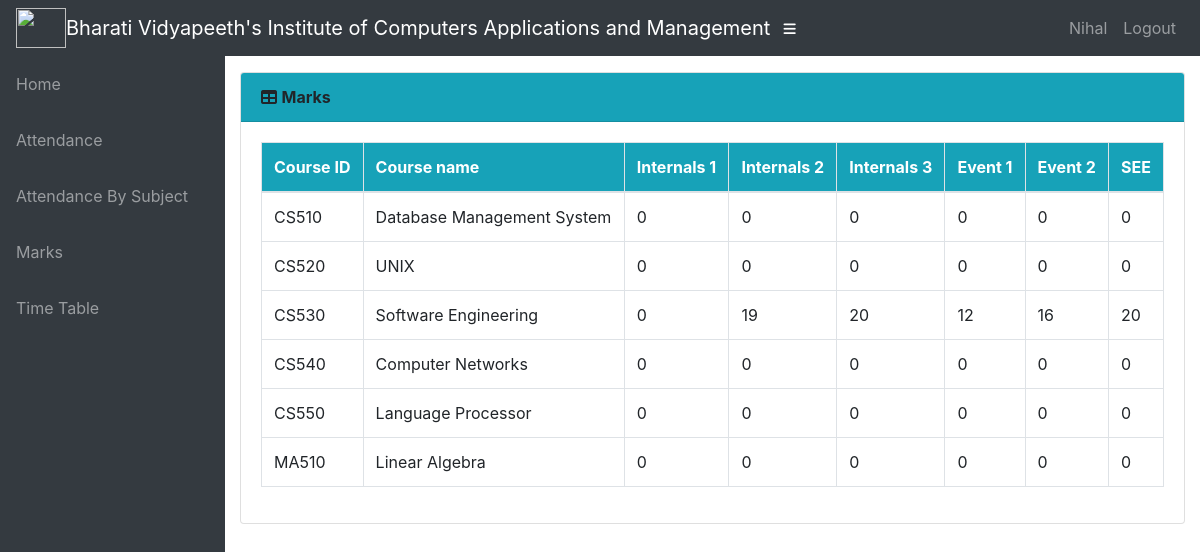
Screenshot of /info/student/CS03/marks_list/ (signed in) with the database file from the repository.
### info/models.py (models this page shows, shortened)
class User(AbstractUser):
    @property
    def is_student(self):
        if hasattr(self, 'student'):
            return True
        return False

class Student(models.Model):
    user = models.OneToOneField(User, on_delete=models.CASCADE, null=True)
    class_id = models.ForeignKey(Class, on_delete=models.CASCADE, default=1)
    USN = models.CharField(primary_key='True', max_length=100)
    name = models.CharField(max_length=200)
    sex = models.CharField(max_length=50, choices=sex_choice, default='Male')
    DOB = models.DateField(default='1998-01-01')

class StudentCourse(models.Model):
    student = models.ForeignKey(Student, on_delete=models.CASCADE)
    course = models.ForeignKey(Course, on_delete=models.CASCADE)
    class Meta:
        unique_together = (('student', 'course'),)
        verbose_name_plural = 'Marks'

class Course(models.Model):
    dept = models.ForeignKey(Dept, on_delete=models.CASCADE)
    id = models.CharField(primary_key='True', max_length=50)
    name = models.CharField(max_length=50)
    shortname = models.CharField(max_length=50, default='X')

class Marks(models.Model):
    studentcourse = models.ForeignKey(StudentCourse, on_delete=models.CASCADE)
    name = models.CharField(max_length=50, choices=test_name, default='Internal test 1')
    marks1 = models.IntegerField(default=0, validators=[MinValueValidator(0), MaxValueValidator(100)])
    class Meta:
        unique_together = (('studentcourse', 'name'),)

### info/views.py (the view)
# urls.py: path('student/<slug:stud_id>/marks_list/',
@login_required()
def marks_list(request, stud_id):
    stud = Student.objects.get(USN=stud_id, )
    ass_list = Assign.objects.filter(class_id_id=stud.class_id)
    sc_list = []
    for ass in ass_list:
        try:
            sc = StudentCourse.objects.get(student=stud, course=ass.course)
        except StudentCourse.DoesNotExist:
            sc = StudentCourse(student=stud, course=ass.course)
            sc.save()
            sc.marks_set.create(type='I', name='Internal test 1')
            sc.marks_set.create(type='I', name='Internal test 2')
            sc.marks_set.create(type='I', name='Internal test 3')
            sc.marks_set.create(type='E', name='Event 1')
            sc.marks_set.create(type='E', name='Event 2')
            sc.marks_set.create(type='S', name='Semester End Exam')
        sc_list.append(sc)
    return render(request, 'info/marks_list.html', {'sc_list': sc_list})

### info/templates/info/marks_list.html
{% extends 'info/base.html' %}
    {% load static %}
    {% block content %}
                  <div class="card mb-3">
            <div class="card-header bg-info ">
              <i class="fas fa-table"></i>
            <b>Marks</b></div>
            <div class="card-body">
              <div class="table-responsive">
                <table class="table table-bordered" id="dataTable" width="100%" cellspacing="0">
                  <thead>
                    <tr class="bg-info text-white">
                        <th>Course ID</th>
                        <th>Course name</th>
                        <th>Internals 1</th>
                        <th>Internals 2</th>
                        <th>Internals 3</th>
                        <th>Event 1</th>
                        <th>Event 2</th>
                        <th>SEE</th>
                    </tr>
                  </thead>
                  <tbody>
                    {% for sc in sc_list %}
                    <tr>
                        <td>{{ sc.course_id }}</td>
                        <td>{{sc.course.name}}</td>
                        {% for m in sc.marks_set.all %}
                            <td>{{ m.marks1 }}</td>
                        {% endfor %}
                    </tr>
                    {% empty %}
                            <p>student has no courses</p>
                    {% endfor %}
                  </tbody>
                </table>
              </div>
            </div>
          </div>
    {% endblock %}

### info/templates/info/base.html (shortened to what this page needs)
<!DOCTYPE html>
<html lang="en">
  <head>
      {% load static %}
    <link href="{% static '/info/bootstrap/vendor/bootstrap/css/bootstrap.min.css' %}" rel="stylesheet">
    <link href="{% static '/info/bootstrap/vendor/fontawesome-free/css/all.min.css' %}" rel="stylesheet" type="text/css">
    <link href="{% static '/info/bootstrap/vendor/datatables/dataTables.bootstrap4.css' %}" rel="stylesheet">
    <link href="{% static '/info/bootstrap/css/sb-admin.css' %}" rel="stylesheet">
  </head>
  <body id="page-top">
    <nav class="navbar navbar-expand navbar-dark bg-dark static-top">
      <img src="https://upload.wikimedia.org/wikipedia/en/thumb/b/b8/GGSIU_logo.svg/1200px-GGSIU_logo.svg.png" alt="" width="50" height="40" class="d-inline-block align-text-top">
      <a class="navbar-brand mr-1" href="{% url 'index' %}">Bharati Vidyapeeth's Institute of Computers Applications and Management</a>
      <button class="btn btn-link btn-sm text-white order-1 order-sm-0" id="sidebarToggle" href="#">
        <i class="fas fa-bars"></i>
      </button>
        <div class="collapse navbar-collapse" id="navbarResponsive">
          <ul class="navbar-nav ml-auto">
            <li class="nav-item">
                {% if request.user.is_student %}
                    <a class="nav-link text-capitalize">{{ request.user.student.name }}</a>
                {% elif request.user.is_teacher %}
                    <a class="nav-link text-capitalize">{{ request.user.teacher.name }}</a>
                {% endif %}
            </li>
            <li class="nav-item">
                <a class="nav-link" href="#" data-toggle="modal" data-target="#logoutModal">Logout</a>
            </li>
          </ul>
        </div>
    </nav>
    <div id="wrapper">
      <ul class="sidebar navbar-nav bg-dark">
            <li class="nav-item">
              <a class="nav-link" href="{% url 'index' %}">
                <span>Home</span>
              </a>
            </li>
        {% if request.user.is_student %}
            <li class="nav-item">
              <a class="nav-link" href="{% url 'attendance' request.user.student.USN %}">
                <span>Attendance</span>
              </a>
            </li>
            <li class="nav-item">
              <a class="nav-link" href="{% url 'attendance' request.user.student.USN %}">
                <span>Attendance By Subject</span>
              </a>
            </li>
            <li class="nav-item">
              <a class="nav-link" href="{% url 'marks_list' request.user.student.USN %}">
                <span>Marks</span>
              </a>
            </li>
              <li class="nav-item">
              <a class="nav-link" href="{% url 'timetable' request.user.student.class_id_id %}">
                <span>Time Table</span>
              </a>
            </li>
        {% endif %}
      </ul>
      <div id="content-wrapper">
        <div class="container-fluid">
            {% block content %}
            {% endblock %}
        </div>
      </div>
    </div>
  </body>
</html>

### rows the page displays
User: user.student.name "Nihal"
StudentCourse: course_id "CS510", course.name "Database Management System"
Marks: marks1 "0"
Marks: marks1 "0"
Marks: marks1 "0"
Marks: marks1 "0"
Marks: marks1 "0"
Marks: marks1 "0"
StudentCourse: course_id "CS520", course.name "UNIX"
Marks: marks1 "0"
Marks: marks1 "0"
Marks: marks1 "0"
Marks: marks1 "0"
Marks: marks1 "0"
Marks: marks1 "0"
StudentCourse: course_id "CS530", course.name "Software Engineering"
Marks: marks1 "0"
Marks: marks1 "19"
Marks: marks1 "20"
Marks: marks1 "12"
Marks: marks1 "16"
Marks: marks1 "20"
StudentCourse: course_id "CS540", course.name "Computer Networks"
Marks: marks1 "0"
Marks: marks1 "0"
Marks: marks1 "0"
Marks: marks1 "0"
Marks: marks1 "0"
Marks: marks1 "0"
StudentCourse: course_id "CS550", course.name "Language Processor"
Marks: marks1 "0"
Marks: marks1 "0"
Marks: marks1 "0"
Marks: marks1 "0"
Marks: marks1 "0"
Marks: marks1 "0"
StudentCourse: course_id "MA510", course.name "Linear Algebra"
Marks: marks1 "0"
Marks: marks1 "0"
Marks: marks1 "0"
Marks: marks1 "0"
Marks: marks1 "0"
Marks: marks1 "0"
